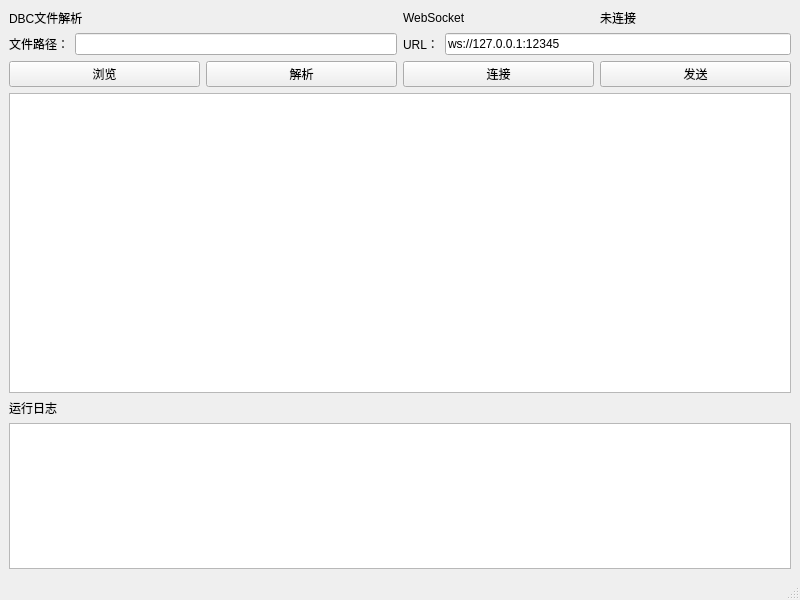
<?xml version="1.0" encoding="UTF-8"?>
<ui version="4.0">
 <class>MainWindow</class>
 <widget class="QMainWindow" name="MainWindow">
  <property name="geometry">
   <rect>
    <x>0</x>
    <y>0</y>
    <width>800</width>
    <height>600</height>
   </rect>
  </property>
  <property name="windowTitle">
   <string>MainWindow</string>
  </property>
  <widget class="QWidget" name="centralwidget">
   <layout class="QGridLayout" name="gridLayout">
    <item row="0" column="0">
     <layout class="QVBoxLayout" name="verticalLayout_3">
      <item>
       <widget class="QLabel" name="label_5">
        <property name="text">
         <string>DBC文件解析</string>
        </property>
       </widget>
      </item>
      <item>
       <layout class="QHBoxLayout" name="horizontalLayout">
        <item>
         <widget class="QLabel" name="label_2">
          <property name="text">
           <string>文件路径：</string>
          </property>
         </widget>
        </item>
        <item>
         <widget class="QLineEdit" name="lineEdit_file"/>
        </item>
       </layout>
      </item>
      <item>
       <layout class="QHBoxLayout" name="horizontalLayout_5">
        <item>
         <widget class="QPushButton" name="pushButton_file">
          <property name="text">
           <string>浏览</string>
          </property>
         </widget>
        </item>
        <item>
         <widget class="QPushButton" name="pushButton_file_load">
          <property name="text">
           <string>解析</string>
          </property>
         </widget>
        </item>
       </layout>
      </item>
     </layout>
    </item>
    <item row="0" column="1">
     <layout class="QVBoxLayout" name="verticalLayout_2">
      <item>
       <layout class="QHBoxLayout" name="horizontalLayout_2">
        <item>
         <widget class="QLabel" name="label_3">
          <property name="text">
           <string>WebSocket</string>
          </property>
         </widget>
        </item>
        <item>
         <widget class="QLabel" name="label_websocket_state">
          <property name="text">
           <string>未连接</string>
          </property>
         </widget>
        </item>
       </layout>
      </item>
      <item>
       <layout class="QHBoxLayout" name="horizontalLayout_3">
        <item>
         <widget class="QLabel" name="label_4">
          <property name="text">
           <string>URL：</string>
          </property>
         </widget>
        </item>
        <item>
         <widget class="QLineEdit" name="lineEdit_websocket">
          <property name="text">
           <string>ws://127.0.0.1:12345</string>
          </property>
         </widget>
        </item>
       </layout>
      </item>
      <item>
       <layout class="QHBoxLayout" name="horizontalLayout_4">
        <item>
         <widget class="QPushButton" name="pushButton_websocket_connect">
          <property name="text">
           <string>连接</string>
          </property>
         </widget>
        </item>
        <item>
         <widget class="QPushButton" name="pushButton_websocket_send">
          <property name="text">
           <string>发送</string>
          </property>
         </widget>
        </item>
       </layout>
      </item>
     </layout>
    </item>
    <item row="1" column="0" colspan="2">
     <widget class="QTreeView" name="treeView">
      <property name="minimumSize">
       <size>
        <width>0</width>
        <height>300</height>
       </size>
      </property>
     </widget>
    </item>
    <item row="2" column="0" colspan="2">
     <layout class="QVBoxLayout" name="verticalLayout">
      <item>
       <widget class="QLabel" name="label">
        <property name="text">
         <string>运行日志</string>
        </property>
       </widget>
      </item>
      <item>
       <widget class="QTextEdit" name="textEdit_log">
        <property name="sizePolicy">
         <sizepolicy hsizetype="Expanding" vsizetype="Expanding">
          <horstretch>0</horstretch>
          <verstretch>0</verstretch>
         </sizepolicy>
        </property>
       </widget>
      </item>
     </layout>
    </item>
   </layout>
  </widget>
  <widget class="QMenuBar" name="menubar">
   <property name="geometry">
    <rect>
     <x>0</x>
     <y>0</y>
     <width>800</width>
     <height>22</height>
    </rect>
   </property>
  </widget>
  <widget class="QStatusBar" name="statusbar"/>
 </widget>
 <resources/>
 <connections/>
</ui>
